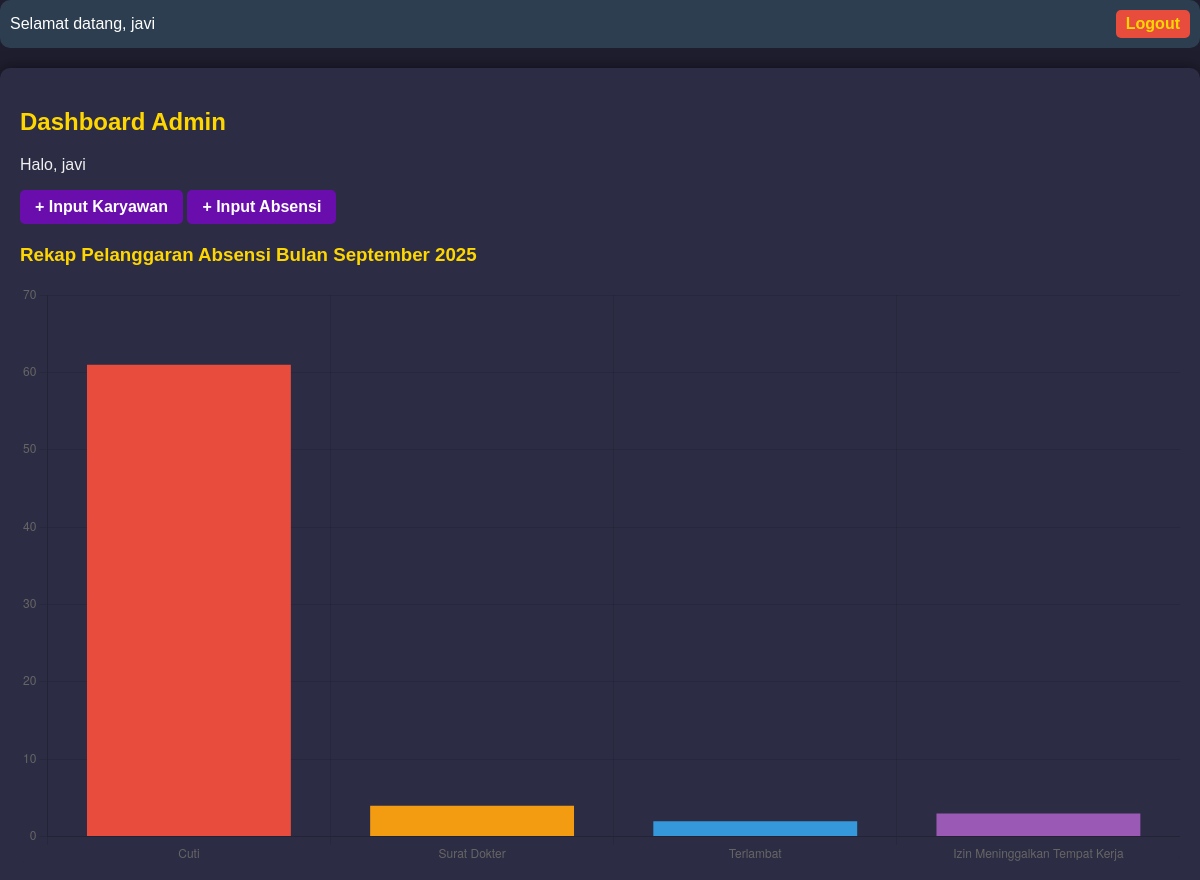
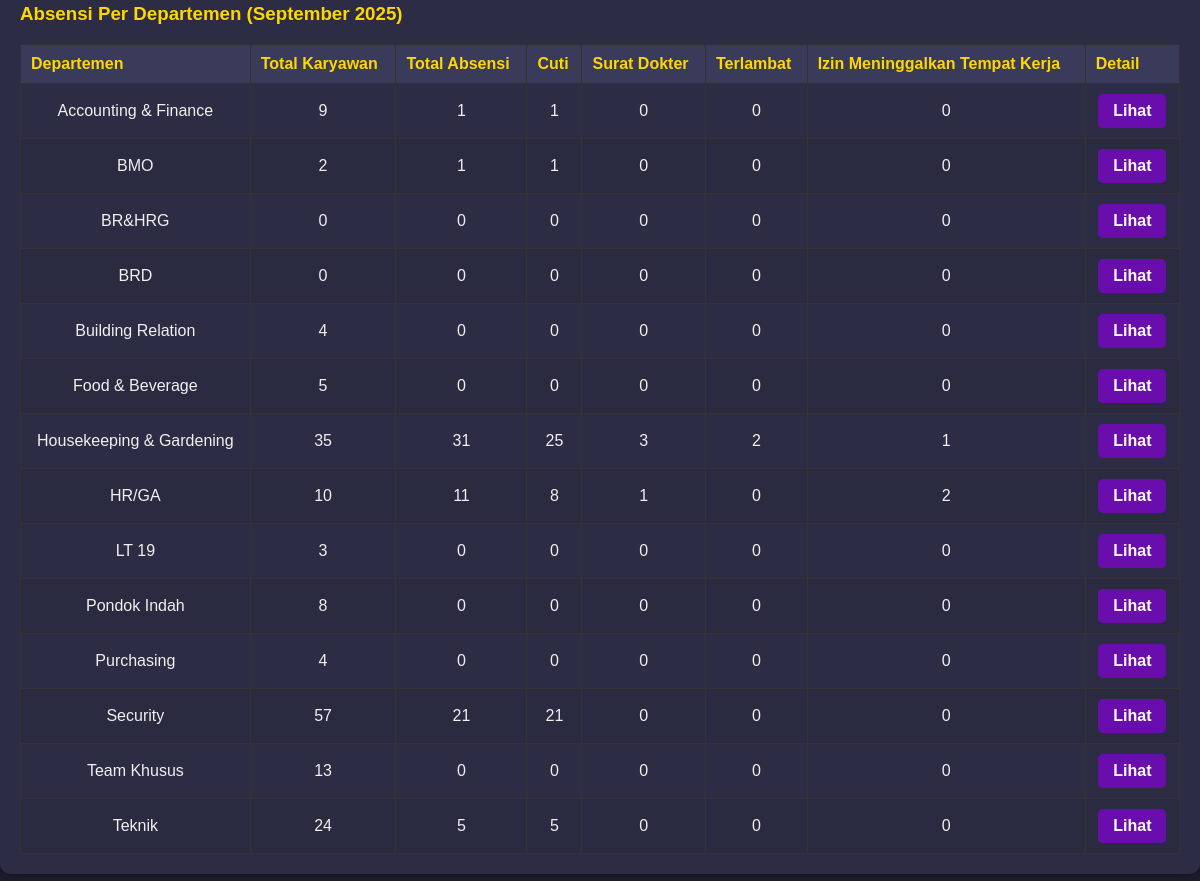
Screenshot of /dashboard.php (signed in) with the database file from the repository (2 pictures, top to bottom).
### tables this page shows
CREATE TABLE `departemen` (
  `id` int(11) NOT NULL,
  `nama_departemen` varchar(100) NOT NULL
);

### dashboard.php (the view, shortened to what this page needs)
<?php
include "config/koneksi.php";
$departemen = mysqli_query($conn, "SELECT * FROM departemen ORDER BY nama_departemen ASC");
$statusList = mysqli_query($conn, "SELECT DISTINCT status FROM absensi ORDER BY status ASC");
$statuses = [];
while ($row = mysqli_fetch_assoc($statusList)) {
    $statuses[] = $row['status'];
}
$bulan_ini = date("Y-m");
$rekap_pelanggaran = mysqli_query($conn, "
    SELECT status, COUNT(*) as jumlah
    FROM absensi
    WHERE DATE_FORMAT(tanggal, '%Y-%m') = '$bulan_ini'
    GROUP BY status
");
$pelanggaran = [];
while ($row = mysqli_fetch_assoc($rekap_pelanggaran)) {
    $pelanggaran[$row['status']] = $row['jumlah'];
}
?>
<!DOCTYPE html>
<html lang="id">
<head>
    <link rel="stylesheet" href="assets/style.css">
</head>
<body>
    <div class="navbar">
        <div>Selamat datang, <?= $_SESSION['nama']; ?></div>
        <a href="logout.php" class="logout-btn">Logout</a>
    </div>
    <div class="container">
        <h2>Dashboard Admin</h2>
        <p>Halo, <?= $_SESSION['nama']; ?></p>
        <div style="margin-bottom: 20px;">
            <a href="input_karyawan.php" class="btn">+ Input Karyawan</a>
            <a href="input_absen.php" class="btn">+ Input Absensi</a>
        </div>
        <h3>Rekap Pelanggaran Absensi Bulan <?= date("F Y"); ?></h3>
        <canvas id="chartPelanggaran" width="400" height="200"></canvas>
        <h3>Absensi Per Departemen (<?= date("F Y"); ?>)</h3>
        <table>
            <thead>
                <tr>
                    <th>Departemen</th>
                    <th>Total Karyawan</th>
                    <th>Total Absensi</th>
                    <?php foreach ($statuses as $s) { ?>
                        <th><?= $s; ?></th>
                    <?php } ?>
                    <th>Detail</th>
                </tr>
            </thead>
            <tbody>
                <?php while ($d = mysqli_fetch_assoc($departemen)) {
                    $id = $d['id'];
                    $q1 = mysqli_query($conn, "SELECT COUNT(*) as jml FROM karyawan WHERE departemen_id='$id'");
                    $total_karyawan = mysqli_fetch_assoc($q1)['jml'];
                    $q2 = mysqli_query($conn, "
                        SELECT status, COUNT(*) as jml
                        FROM absensi a
                        JOIN karyawan k ON a.karyawan_id = k.id
                        WHERE k.departemen_id='$id'
                        AND DATE_FORMAT(a.tanggal, '%Y-%m') = '$bulan_ini'
                        GROUP BY status
                    ");
                    $rekap = [];
                    while ($row = mysqli_fetch_assoc($q2)) {
                        $rekap[$row['status']] = $row['jml'];
                    }
                    $total_absen = array_sum($rekap);
                ?>
                <tr>
                    <td><?= $d['nama_departemen']; ?></td>
                    <td><?= $total_karyawan; ?></td>
                    <td><?= $total_absen; ?></td>
                    <?php foreach ($statuses as $s) { ?>
                        <td><?= $rekap[$s] ?? 0; ?></td>
                    <?php } ?>
                    <td><a href="detail_departemen.php?departemen_id=<?= $d['id']; ?>" class="btn">Lihat</a></td>
                </tr>
                <?php } ?>
            </tbody>
        </table>
    </div>
    <script>
        const dataPelanggaran = {
            labels: <?= json_encode(array_keys($pelanggaran)); ?>,
            datasets: [{
                label: 'Jumlah Pelanggaran',
                data: <?= json_encode(array_values($pelanggaran)); ?>,
                backgroundColor: [
                    '#e74c3c', '#f39c12', '#3498db', '#9b59b6',
                    '#1abc9c', '#2ecc71', '#e67e22', '#34495e'
                ]
            }]
        };
        const configPelanggaran = {
            type: 'bar',
            data: dataPelanggaran,
            options: {
                responsive: true,
                plugins: { legend: { display: false } }
            }
        };
        new Chart(document.getElementById('chartPelanggaran'), configPelanggaran);
    </script>
</body>
</html>

### assets/style.css (style rules this page uses)
body { background-color: #1e1e2f; color: #f0f0f0; font-family: Arial, sans-serif; margin: 0; padding: 0; }
.container { max-width: 1200px; margin: 20px auto; padding: 20px; background-color: #2c2c44; border-radius: 10px; box-shadow: 0 0 15px rgba(0,0,0,0.5); }
h1, h2, h3 { color: #ffd700; }
a.btn, button { display: inline-block; padding: 8px 15px; background-color: #6a0dad; color: #fff; text-decoration: none; border-radius: 5px; font-weight: bold; cursor: pointer; }
table { width: 100%; border-collapse: collapse; margin-top: 20px; }
table thead { background-color: #3a3a5a; }
table thead th { padding: 10px; color: #ffd700; text-align: left; }
table tbody tr { border-bottom: 1px solid #444; }
table tbody tr:nth-child(even) { background-color: #2a2a40; }
table tbody td { padding: 10px; }
canvas { background-color: #2c2c44; border-radius: 10px; }
.navbar { display: flex; justify-content: space-between; align-items: center; background-color: #2c2c44; padding: 10px 20px; border-radius: 10px; margin-bottom: 20px; }
.navbar a { color: #ffd700; text-decoration: none; font-weight: bold; }
.navbar a.logout-btn { background-color: #e74c3c; padding: 5px 10px; border-radius: 5px; }

### dashboard.php (style rules this page uses)
table { border-collapse: collapse; width: 100%; margin-top: 15px; }
table, th, td { border: 1px solid #333; }
th, td { padding: 8px; text-align: center; }
.btn { padding: 5px 10px; background: #3498db; color: #fff; border-radius: 5px; text-decoration: none; }
.logout-btn { background: #e74c3c; padding: 5px 10px; color: #fff; text-decoration: none; border-radius: 5px; }
.navbar { display:flex; justify-content:space-between; align-items:center; padding:10px; background:#2c3e50; color:white; }

### rows the page displays
departemen: nama_departemen "Accounting & Finance", total_karyawan "9", total_absen "1", s "1", s "0"
departemen: nama_departemen "BMO", total_karyawan "2", total_absen "1", s "1", s "0"
departemen: nama_departemen "BR&HRG", total_karyawan "0", total_absen "0", s "0"
departemen: nama_departemen "BRD", total_karyawan "0", total_absen "0", s "0"
departemen: nama_departemen "Building Relation", total_karyawan "4", total_absen "0", s "0"
departemen: nama_departemen "Food & Beverage", total_karyawan "5", total_absen "0", s "0"
departemen: nama_departemen "Housekeeping & Gardening", total_karyawan "35", total_absen "31", s "25", s "3", s "2", s "1"
departemen: nama_departemen "HR/GA", total_karyawan "10", total_absen "11", s "8", s "1", s "0", s "2"
departemen: nama_departemen "LT 19", total_karyawan "3", total_absen "0", s "0"
departemen: nama_departemen "Pondok Indah", total_karyawan "8", total_absen "0", s "0"
departemen: nama_departemen "Purchasing", total_karyawan "4", total_absen "0", s "0"
departemen: nama_departemen "Security", total_karyawan "57", total_absen "21", s "21", s "0"
departemen: nama_departemen "Team Khusus", total_karyawan "13", total_absen "0", s "0"
departemen: nama_departemen "Teknik", total_karyawan "24", total_absen "5", s "5", s "0"

### other values shown
$_SESSION['nama'] "javi"
$s "Cuti"
$s "Surat Dokter"
$s "Terlambat"
$s "Izin Meninggalkan Tempat Kerja"
chart data {{ json_encode(array_keys($pelanggaran)) }} ["Cuti","Surat Dokter","Terlambat","Izin Meninggalkan Tempat Kerja"]
chart data {{ json_encode(array_values($pelanggaran)) }} ["61","4","2","3"]
